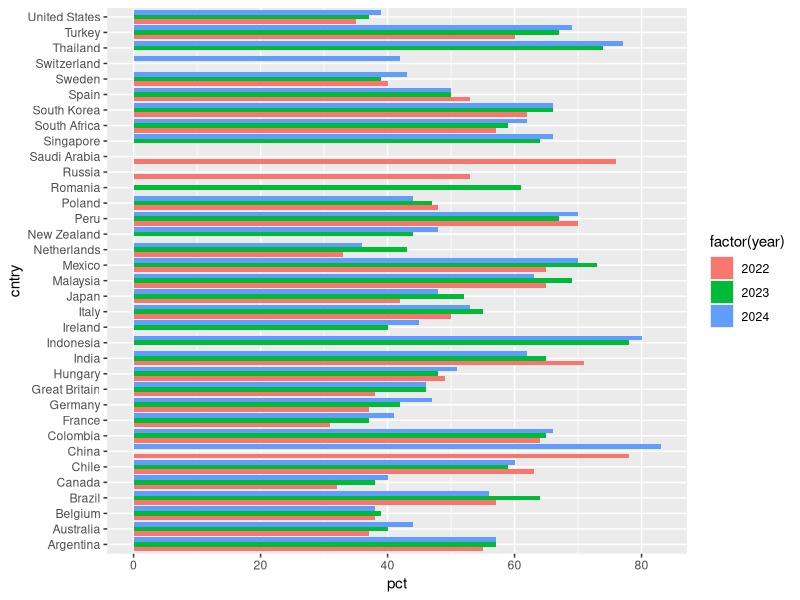
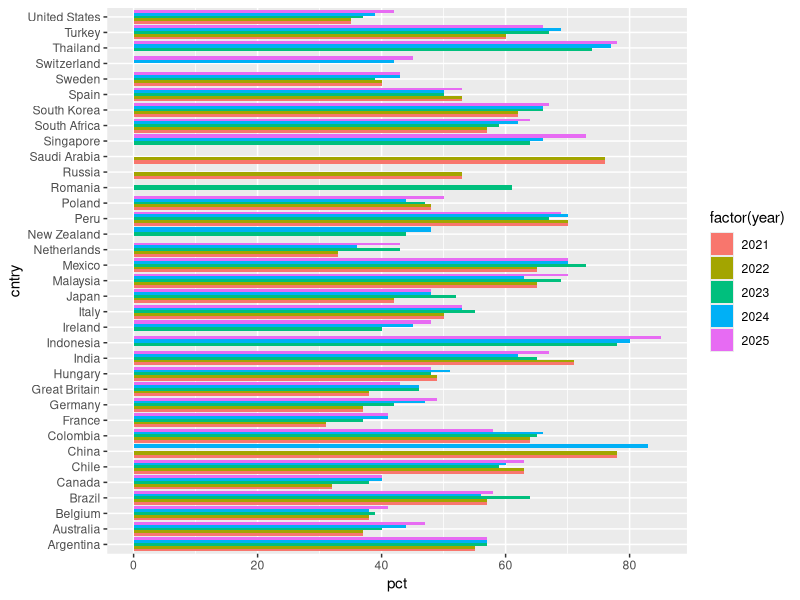
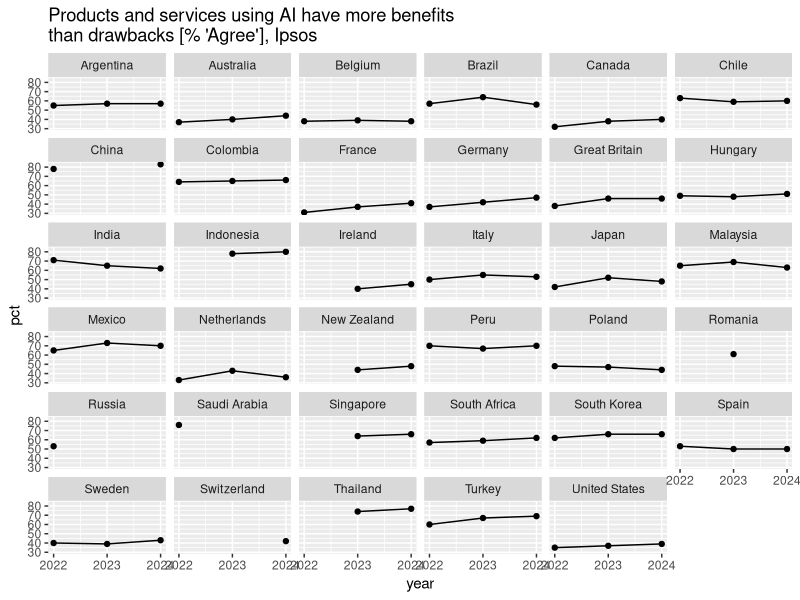
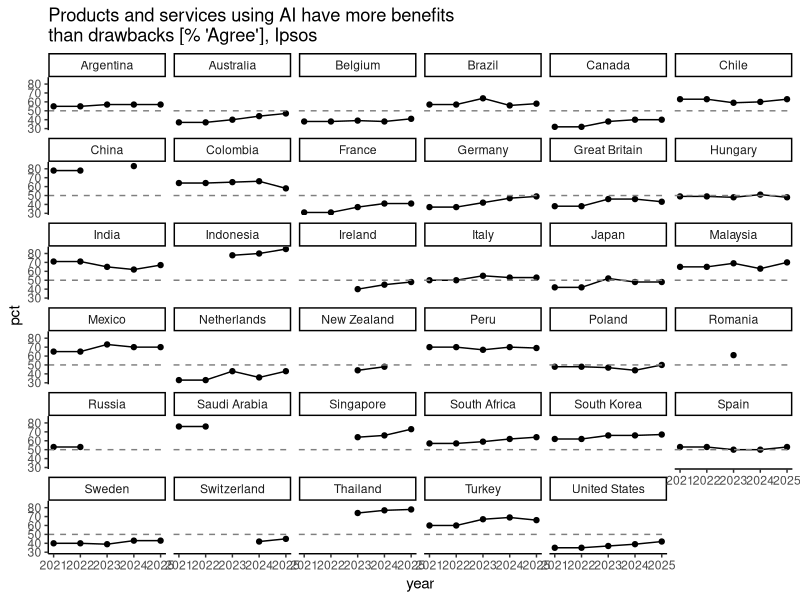
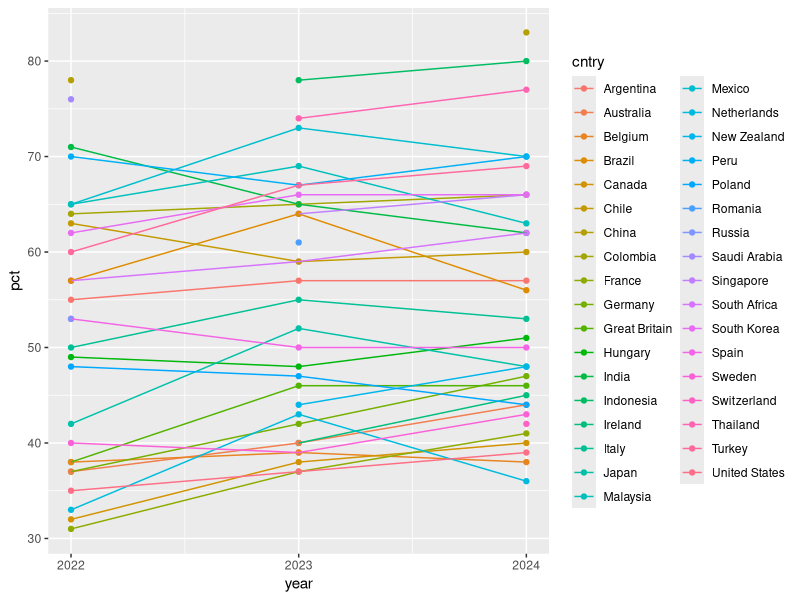
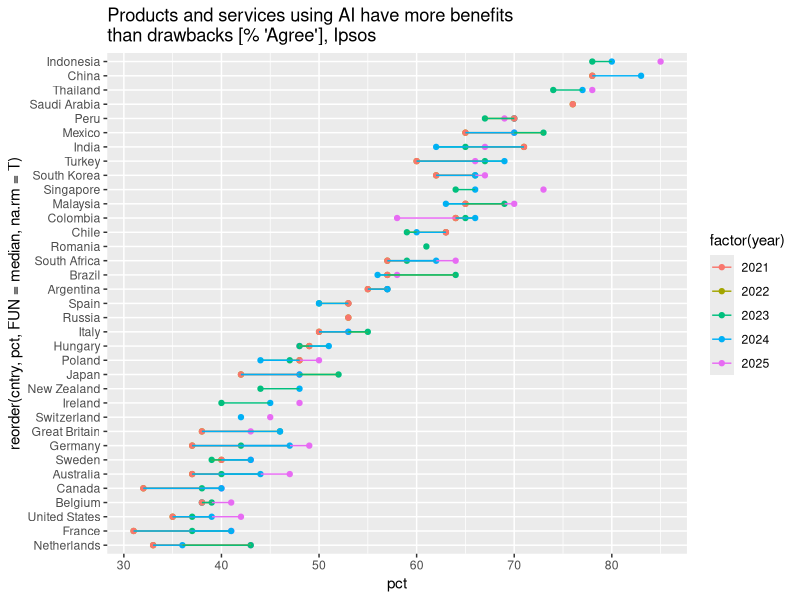
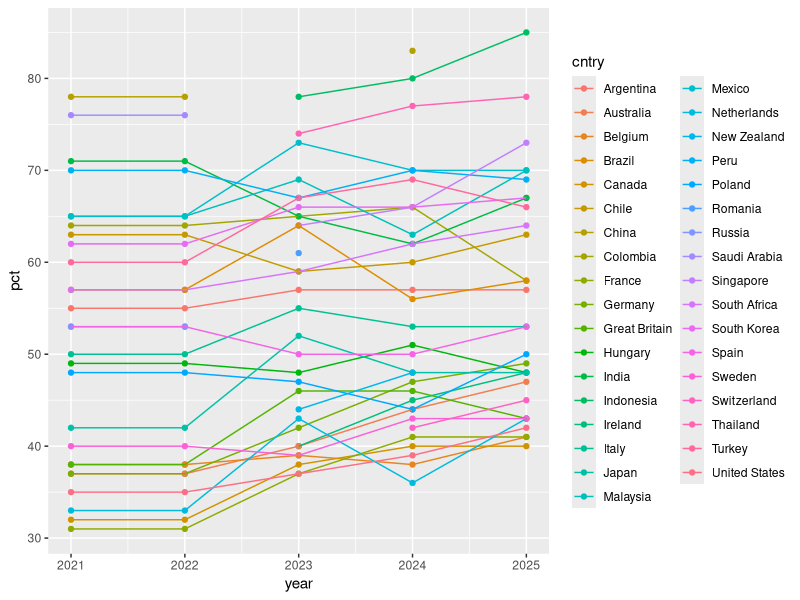

Here is the R script that generated these plots, in order:
library(tidyverse)

# data source: Figure 8.1.2 https://hai.stanford.edu/ai-index/2025-ai-index-report 

fig812 <- read_delim(
  "fig-812-more-benef-than-draw-data.csv",
  delim = ";",
  escape_double = FALSE,
  trim_ws = TRUE
)

# 2021 data 

ipsos_2021 <- tibble(
  cntry = c(
    "China",
    "Saudi Arabia",
    "India",
    "Peru",
    "Mexico",
    "Malaysia",
    "Colombia",
    "Chile",
    "South Korea",
    "Turkey",
    "Brazil",
    "South Africa",
    "Argentina",
    "Spain",
    "Russia",
    "Italy",
    "Hungary",
    "Poland",
    "Japan",
    "Sweden",
    "Belgium",
    "Great Britain",
    "Australia",
    "Germany",
    "United States",
    "Netherlands",
    "Canada",
    "France"
  ),
  year = 2021,
  pct = c(
    78,
    76,
    71,
    70,
    65,
    65,
    64,
    63,
    62,
    60,
    57,
    57,
    55,
    53,
    53,
    50,
    49,
    48,
    42,
    40,
    38,
    38,
    37,
    37,
    35,
    33,
    32,
    31
  )
)


# new IPSOS report has data from 2025 
# https://www.ipsos.com/sites/default/files/ct/publication/documents/2025-06/Ipsos-AI-Monitor-2025.pdf 



cntry_2025 <- c("Indonesia", "Thailand", "Singapore", "Mexico", "Malaysia", "Peru", 
  "South Korea", "India", "Turkey", "South Africa", "Chile", "Colombia", 
  "Brazil", "Argentina", "Italy", "Spain", "Poland", "Germany", "Hungary", 
  "Ireland", "Japan", "Australia", "Switzerland", "Netherlands", 
  "Great Britain", "Sweden", "United States", "Belgium", "France", "Canada")

vals_2025 <- c(85, 78, 73, 70, 70, 69, 67, 67, 66, 64, 63, 58, 58, 57, 53, 53, 
               50, 49, 48, 48, 48, 47, 45, 43, 43, 43,42, 41, 41, 40)

ipsos_2025 <- tibble(cntry = cntry_2025, 
                year = 2025, 
                pct = vals_2025)

ipsos <- bind_rows(ipsos_2025, fig812, ipsos_2021)

ggplot(fig812, aes(cntry, pct, fill = factor(year))) + geom_col(position = "dodge") + coord_flip()
ggplot(ipsos, aes(cntry, pct, fill = factor(year))) + geom_col(position = "dodge") + coord_flip()


wide_fig812 <- pivot_wider(fig812, names_from = year, values_from = pct)

y3 <- na.omit(wide_fig812)

dim(y3)

ggplot(fig812, aes(x = year, y = pct)) + 
  geom_point() +
  geom_line() + 
  facet_wrap(~cntry) + 
  scale_x_continuous(breaks = 2022:2024) + 
  labs(title = "Products and services using AI have more benefits\nthan drawbacks [% 'Agree'], Ipsos")

# 21-25
ggplot(ipsos, aes(x = year, y = pct)) + 
  geom_point() +
  geom_line() + 
  geom_hline(yintercept = 50, linetype = "dashed", colour = "gray50") +
  facet_wrap(~cntry) + 
  scale_x_continuous(breaks = 2021:2025) + 
  theme_classic() +
  labs(title = "Products and services using AI have more benefits\nthan drawbacks [% 'Agree'], Ipsos")

ggplot(fig812, aes(x = year, y = pct, colour = cntry)) + 
  geom_point() +
  geom_line() + 
  scale_x_continuous(breaks = 2022:2024)

# better 21-25?
ggplot(ipsos, mapping = aes(x = reorder(cntry, pct, FUN = median, na.rm = T),
                            y = pct, 
                            colour = factor(year), 
                            group = cntry)) + 
  geom_point() + 
  geom_line() +
  coord_flip() +
  labs(title = "Products and services using AI have more benefits\nthan drawbacks [% 'Agree'], Ipsos")

# another 21-25?
ggplot(ipsos, mapping = aes(x = year, y = pct, colour = cntry)) +
  geom_point() + 
  geom_line() + 
  scale_x_continuous(breaks = 2021:2025)
  labs(title = "Products and services using AI have more benefits\nthan drawbacks [% 'Agree'], Ipsos")



